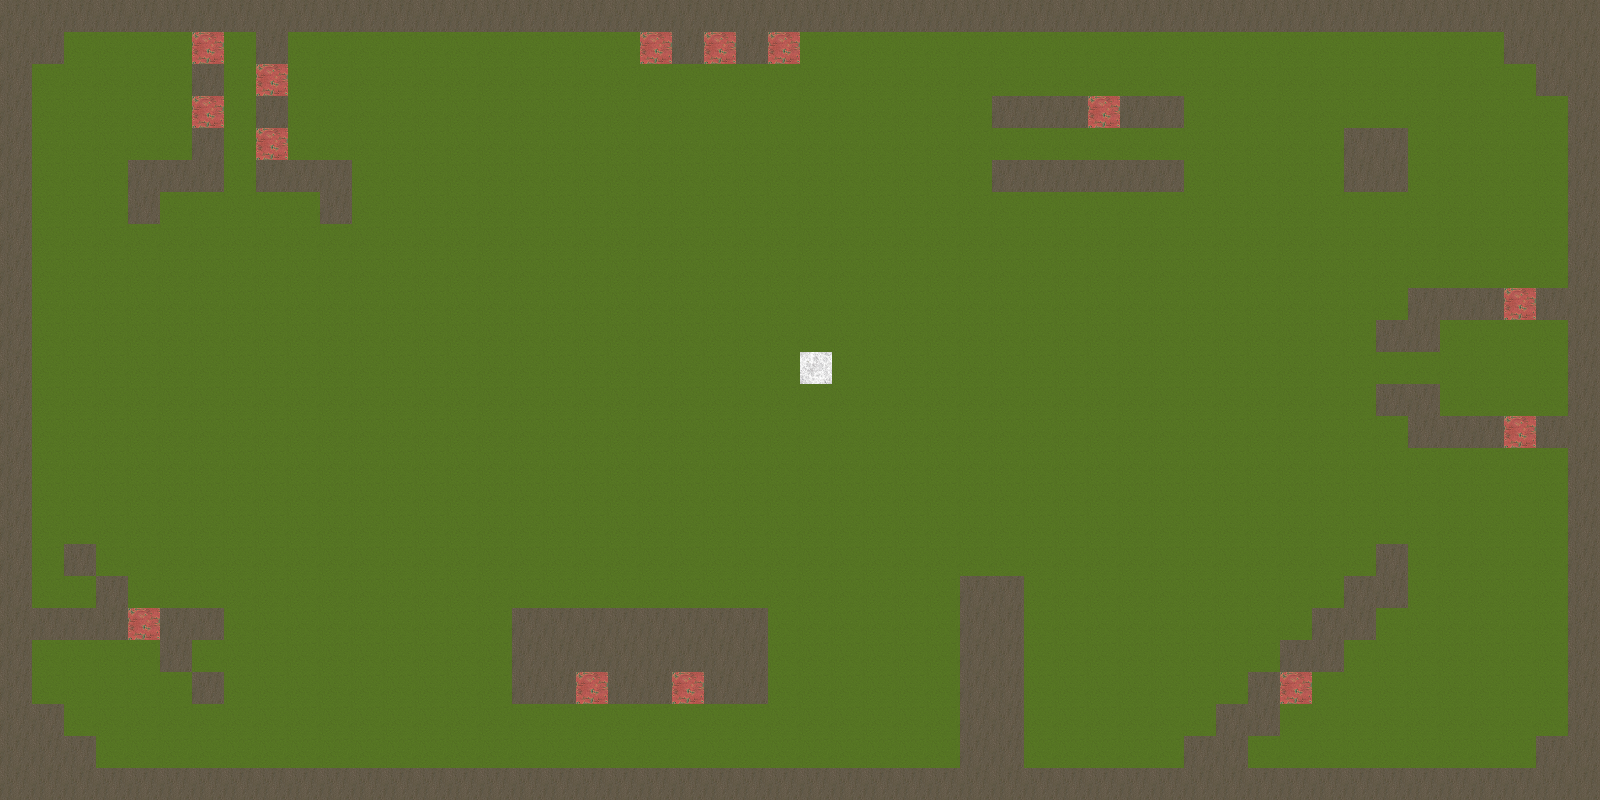

This game map was drawn from its Tiled (.tmx) file and the tilesets committed beside it. A one-line description and the trimmed map source follow:
An orthogonal 50x25 tile map with 32x32 px tiles, 4 tile layers (grass, wall, pollen, spawn), 4 tilesets.

<map version="1.4" tiledversion="1.4.1" orientation="orthogonal" renderorder="right-down" width="50" height="25" tilewidth="32" tileheight="32" infinite="0" nextlayerid="5" nextobjectid="1">
 <tileset firstgid="1" name="grass" tilewidth="32" tileheight="32" tilecount="1" columns="1">
  <image source="image/grass.png" width="32" height="32" />
 </tileset>
 <tileset firstgid="2" name="wall" tilewidth="32" tileheight="32" tilecount="1" columns="1">
  <image source="image/wall.png" width="32" height="32" />
  <tile id="0">
   <properties>
    <property name="collides" type="bool" value="true" />
   </properties>
  </tile>
 </tileset>
 <tileset firstgid="3" name="spawn" tilewidth="32" tileheight="32" tilecount="1" columns="1">
  <properties>
   <property name="collides" type="bool" value="true" />
  </properties>
  <image source="image/spawn.png" width="32" height="32" />
 </tileset>
 <tileset firstgid="4" name="pollen" tilewidth="32" tileheight="32" tilecount="1" columns="1">
  <image source="image/pollen.png" width="32" height="32" />
 </tileset>
 <layer id="1" name="grass" width="50" height="25">
  <data>[1250 cells, 1250 non-empty, 1 distinct tile ids]</data>
 </layer>
 <layer id="2" name="wall" width="50" height="25">
  <data>[1250 cells, 264 non-empty, 1 distinct tile ids]</data>
 </layer>
 <layer id="3" name="pollen" width="50" height="25">
  <data>[1250 cells, 14 non-empty, 1 distinct tile ids]</data>
 </layer>
 <layer id="4" name="spawn" width="50" height="25">
  <data>[1250 cells, 1 non-empty, 1 distinct tile ids]</data>
 </layer>
</map>